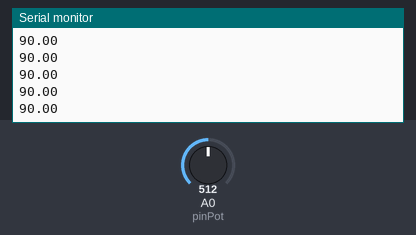
The sketch below on a simulated Arduino Uno, built with avr-gcc and run on an emulated ATmega328P. Parts: the last lines printed to the serial monitor. Inputs (shaded band) come from the test bench; at power-on: A0 (pinPot) = 512.

Above: at 1.2 s.
1.3 s: A0 (pinPot) set to 716
At 1.8 s:
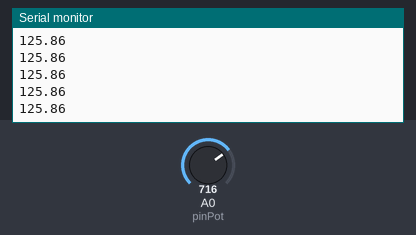
2.8 s: A0 (pinPot) set to 900
At 3.8 s:
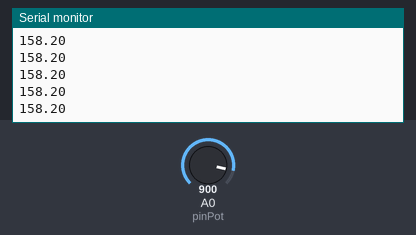
Timing chart, 0 to 5.8 s (numbered marks = the images above; inputs shaded):
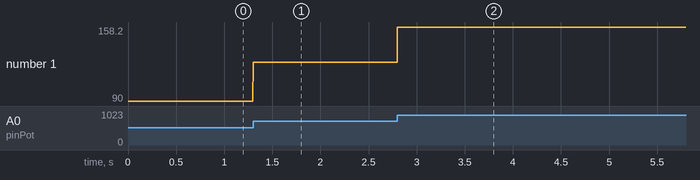

Measured:
- after the input at 1.3 s, the serial monitor: prints a new line at once (image 1)
- after the input at 2.8 s, the serial monitor: prints a new line at once (image 2)
- plotted number 1: 90 → 125.86 after the input at 1.3 s, 125.86 → 158.2 after the input at 2.8 s

The sketch:

ej_1c.ino
```cpp
const int pinPot = A0;
const unsigned long INTERVALO_MICROS = 20000; // 20 ms = 50 Hz
unsigned long previousMicros = 0;
int valor = 0;

float convertirAngulo(int medicion) {
  float m = 180.0 / 1000.0;
  float b = 0;
  return m * medicion + b;
}

void setup() {
  Serial.begin(115200);
  //previousMicros = micros();
}

void loop() {
  /*
  unsigned long currentMicros = micros();

  // Se ejecuta exactamente cada 20.000 ms
  if (currentMicros - previousMicros >= INTERVALO_MICROS) {
    previousMicros += INTERVALO_MICROS; // Evita la deriva temporal acumulativa

    int rawADC = analogRead(pinPot);
    float angulo = convertirAngulo(rawADC);

    Serial.print("-------------------------------\n");
    Serial.print("Angulo: ");
    Serial.println(angulo, 2);

    Serial.print("Frecuencia: ");
    Serial.println(frecuencia);
    Serial.print("-------------------------------");

  }
  */
  int unsigned t0 = micros();
  valor = analogRead(pinPot);
  float angulo = 180.0/1024 * valor;
  Serial.println(angulo);
  int unsigned t3 = micros() - t0;

  delayMicroseconds(20000 - t3);

}
```
